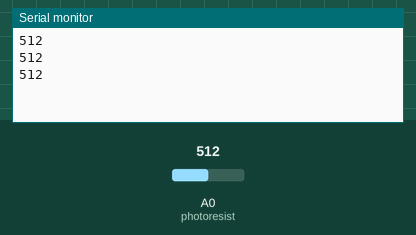
This sketch was run on a simulated Arduino Uno, built with avr-gcc and run on an emulated ATmega328P. Parts: the last lines printed to the serial monitor. The inputs (shaded band) are chosen by the test bench; at power-on: A0 (photoresist) = 512.

Above: at 1.2 s.
1.3 s: A0 (photoresist) set to 590
At 1.9 s:
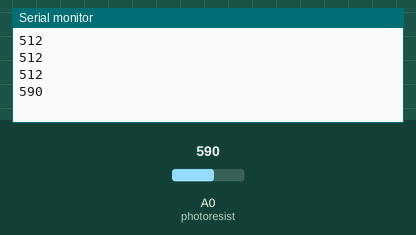
2.8 s: A0 (photoresist) set to 570
At 3.4 s:
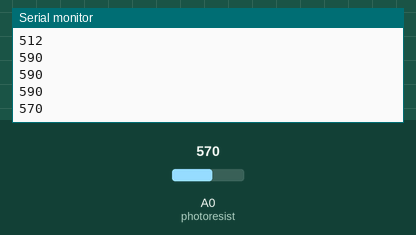
Timing chart, 0 to 5.8 s (numbered marks = the images above; inputs shaded):
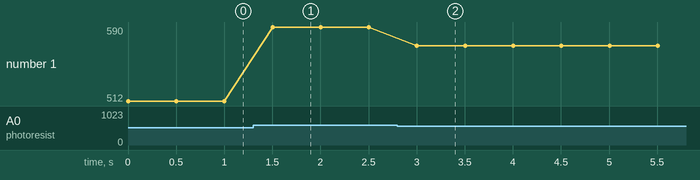

Measured:
- after the input at 1.3 s, the serial monitor: prints a new line after 0.20 s (image 1)
- after the input at 2.8 s, the serial monitor: prints a new line after 0.20 s (image 2)
- plotted number 1: 512 → 590 after the input at 1.3 s, 590 → 570 after the input at 2.8 s

The sketch:

StreetLight.ino
```cpp
int photoresist = A0;
void setup() {
  // put your setup code here, to run once:
  pinMode(photoresist, INPUT);
  Serial.begin(9600);
}

void loop() {
  // put your main code here, to run repeatedly:
  Serial.println(analogRead(photoresist));
  analogRead(photoresist);
  if(analogRead(photoresist) > 580 )
  {
    digitalWrite(13, HIGH);
  }
  else
  {
    digitalWrite(13,LOW);
  }
  delay(500);


}
```
